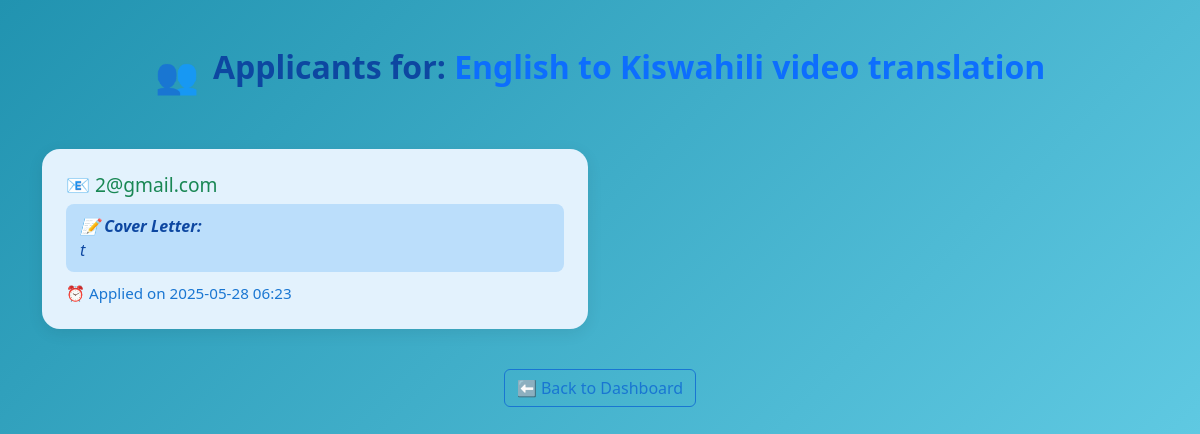
Page /job/6/applicants (signed in) on the committed database.
### app.py (models this page shows)
class Job(db.Model):
    id = db.Column(db.Integer, primary_key=True)
    title = db.Column(db.String(200), nullable=False)
    description = db.Column(db.Text, nullable=False)
    budget = db.Column(db.Integer, nullable=False)
    deadline = db.Column(db.String(100), nullable=False)
    created_at = db.Column(db.DateTime, default=datetime.utcnow)
    employer_id = db.Column(db.Integer, db.ForeignKey('user.id'))

class User(db.Model):
    id = db.Column(db.Integer, primary_key=True)
    email = db.Column(db.String(100), unique=True, nullable=False)
    password = db.Column(db.String(100), nullable=False)
    role = db.Column(db.String(20), nullable=False)

class Application(db.Model):
    id = db.Column(db.Integer, primary_key=True)
    job_id = db.Column(db.Integer, db.ForeignKey('job.id'))
    freelancer_id = db.Column(db.Integer, db.ForeignKey('user.id'))
    cover_letter = db.Column(db.Text, nullable=True)
    applied_at = db.Column(db.DateTime, default=datetime.utcnow)

### app.py (the view)
@app.route('/job/<int:job_id>/applicants')
def view_applicants(job_id):
    if 'user_id' not in session:
        return redirect(url_for('login'))
    job = Job.query.get_or_404(job_id)
    if job.employer_id != session['user_id']:
        return "Unauthorized", 403
    applications = Application.query.filter_by(job_id=job.id).all()
    freelancers = [
        {'application': app, 'freelancer': User.query.get(app.freelancer_id)}
        for app in applications
    ]
    return render_template('view_applicants.html', job=job, freelancers=freelancers)

### templates/view_applicants.html (shortened to what this page needs)
<!DOCTYPE html>
<html lang="en">
<head>
  <link href="https://cdn.jsdelivr.net/npm/bootstrap@5.3.0/dist/css/bootstrap.min.css" rel="stylesheet">
</head>
<body>
  <div class="container py-5">
    <div class="text-center mb-5">
      <span class="header-emoji">👥</span>
      <h2 class="fw-bold d-inline">Applicants for: <span class="text-primary">{{ job.title }}</span></h2>
    </div>
    {% if freelancers %}
      <div class="row g-4">
        {% for entry in freelancers %}
          <div class="col-md-6">
            <div class="card applicant-card p-4">
              <h5 class="card-title text-success">
                📧 {{ entry.freelancer.email }}
              </h5>
              <div class="cover-letter">
                <strong>📝 Cover Letter:</strong><br>{{ entry.application.cover_letter }}
              </div>
              <div class="applied-date">
                ⏰ Applied on {{ entry.application.applied_at.strftime('%Y-%m-%d %H:%M') }}
              </div>
            </div>
          </div>
        {% endfor %}
      </div>
    {% else %}
      <div class="alert alert-info text-center">
        <span style="font-size:1.5rem;">😔</span><br>
        No applicants have applied for this job yet.
      </div>
    {% endif %}
    <div class="text-center back-btn">
      <a href="{{ url_for('dashboard') }}" class="btn btn-outline-secondary">
        ⬅️ Back to Dashboard
      </a>
    </div>
  </div>
</body>
</html>

### templates/view_applicants.html (style rules this page uses)
body { background: linear-gradient(135deg, #2193b0 0%, #6dd5ed 100%); min-height: 100vh; }
.applicant-card { border-radius: 18px; box-shadow: 0 4px 16px rgba(0,0,0,0.08); background: #e3f2fd; transition: transform 0.15s; border: none; }
.card-title { font-size: 1.2rem; display: flex; align-items: center; gap: 8px; color: #1565c0; }
.cover-letter { background: #bbdefb; border-radius: 8px; padding: 10px 14px; margin-bottom: 10px; font-style: italic; color: #0d47a1; }
.applied-date { font-size: 0.95rem; color: #1976d2; display: flex; align-items: center; gap: 5px; }
.back-btn { margin-top: 40px; }
.header-emoji { font-size: 2.2rem; vertical-align: middle; margin-right: 10px; }
.fw-bold.d-inline { color: #0d47a1 !important; }
.btn-outline-secondary { border-color: #1976d2; color: #1976d2; }

### rows in the picture
Job: title "English to Kiswahili video translation"
User: freelancer.email "2@gmail.com"
Application: application.cover_letter "t", application.applied_at "2025-05-28 06:23"
